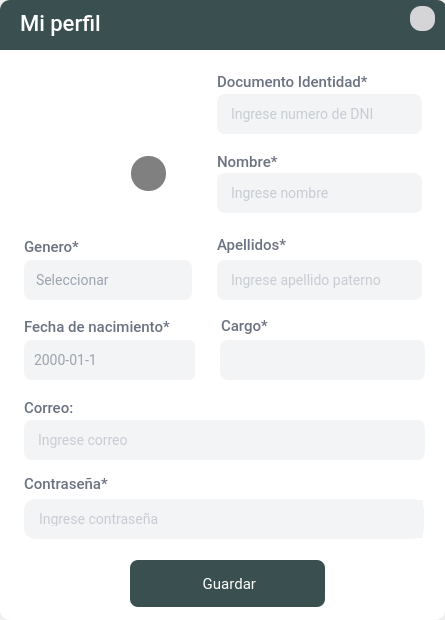
<?xml version="1.0" encoding="UTF-8"?>
<ui version="4.0">
 <class>Perfil</class>
 <widget class="QDialog" name="Perfil">
  <property name="enabled">
   <bool>true</bool>
  </property>
  <property name="geometry">
   <rect>
    <x>0</x>
    <y>0</y>
    <width>445</width>
    <height>620</height>
   </rect>
  </property>
  <property name="minimumSize">
   <size>
    <width>445</width>
    <height>620</height>
   </size>
  </property>
  <property name="maximumSize">
   <size>
    <width>445</width>
    <height>620</height>
   </size>
  </property>
  <property name="windowTitle">
   <string>Dialog</string>
  </property>
  <property name="windowIcon">
   <iconset>
    <normaloff>:/prefijoNuevo/logo.png</normaloff>:/prefijoNuevo/logo.png</iconset>
  </property>
  <property name="styleSheet">
   <string notr="true"/>
  </property>
  <layout class="QGridLayout" name="gridLayout">
   <property name="leftMargin">
    <number>0</number>
   </property>
   <property name="topMargin">
    <number>0</number>
   </property>
   <property name="rightMargin">
    <number>0</number>
   </property>
   <property name="bottomMargin">
    <number>0</number>
   </property>
   <item row="0" column="0">
    <widget class="QFrame" name="frame">
     <property name="styleSheet">
      <string notr="true">

#frame{background-color:white;border-radius:10px}


QLabel{
font-family: Roboto;
font-style: normal;
font-weight: 450;
font-size: 15px;
letter-spacing: 0.02em;
color: #6B7280;}


QLineEdit{
font-family: Roboto;
font-style: normal;
font-weight: normal;
font-size: 14px;
letter-spacing: 0.02em;
background: #F3F4F6;
border: 2px solid #F3F4F6;
border-radius: 8px;
color:#9CA3AF;
padding:10px}

QLineEdit::hover{
background: #FFFFFF;
border: 2px solid #344647;
border-radius: 8px;
}

/* COMBOBOX */

QComboBox{
font-family: Roboto;
font-style: normal;
font-weight: normal;
font-size: 14px;
letter-spacing: 0.02em;
background: #F3F4F6;
color:#9CA3AF;
border-radius:8px;
padding:10px;
combobox-popup: 0;
border: 2px solid #F3F4F6;

}


QComboBox::drop-down
{
    width: 20px;
    border-left-width: 1px;
	padding: 10px 10px 10px 20px;
 }


QComboBox QAbstractItemView {
	color:#9CA3AF;
	font-size:14px;
	background-color: #F3F4F6;
	selection-background-color:#344647;
	selection-color:#ffffff;
	outline: 0px;
   border: 1px solid #344647;
 border-radius:8px;
padding:10px
}



QComboBox::down-arrow
{
	image: url(:/prefijoNuevo/flecha_oscuro.png);
     width: 11px;
     height: 11px;
}

QComboBox::focus{
background: #FFFFFF;
border: 2px solid #344647;
border-radius: 8px;
}




/*  BOTON */

QPushButton{
font-family: Roboto;
font-style: normal;
font-weight: normal;
font-size: 15px;
letter-spacing: 0.02em;
color:white;
padding:8px;
background: #3A4F50;
border-radius: 8px;}

QPushButton:hover{background: #2e3e3f;
border-radius: 8px; }




</string>
     </property>
     <property name="frameShape">
      <enum>QFrame::NoFrame</enum>
     </property>
     <property name="frameShadow">
      <enum>QFrame::Plain</enum>
     </property>
     <widget class="QLineEdit" name="line_apeP">
      <property name="enabled">
       <bool>true</bool>
      </property>
      <property name="geometry">
       <rect>
        <x>217</x>
        <y>260</y>
        <width>205</width>
        <height>40</height>
       </rect>
      </property>
      <property name="styleSheet">
       <string notr="true"/>
      </property>
      <property name="maxLength">
       <number>100</number>
      </property>
      <property name="frame">
       <bool>true</bool>
      </property>
      <property name="alignment">
       <set>Qt::AlignLeading|Qt::AlignLeft|Qt::AlignVCenter</set>
      </property>
      <property name="placeholderText">
       <string>Ingrese apellido paterno</string>
      </property>
     </widget>
     <widget class="QLineEdit" name="line_nombre">
      <property name="enabled">
       <bool>true</bool>
      </property>
      <property name="geometry">
       <rect>
        <x>217</x>
        <y>173</y>
        <width>205</width>
        <height>40</height>
       </rect>
      </property>
      <property name="styleSheet">
       <string notr="true"/>
      </property>
      <property name="maxLength">
       <number>100</number>
      </property>
      <property name="frame">
       <bool>true</bool>
      </property>
      <property name="alignment">
       <set>Qt::AlignLeading|Qt::AlignLeft|Qt::AlignVCenter</set>
      </property>
      <property name="placeholderText">
       <string>Ingrese nombre</string>
      </property>
      <property name="clearButtonEnabled">
       <bool>false</bool>
      </property>
     </widget>
     <widget class="QLabel" name="lbl9">
      <property name="geometry">
       <rect>
        <x>217</x>
        <y>150</y>
        <width>81</width>
        <height>21</height>
       </rect>
      </property>
      <property name="styleSheet">
       <string notr="true"/>
      </property>
      <property name="text">
       <string>Nombre*</string>
      </property>
      <property name="alignment">
       <set>Qt::AlignBottom|Qt::AlignLeading|Qt::AlignLeft</set>
      </property>
     </widget>
     <widget class="QLineEdit" name="line_dni">
      <property name="enabled">
       <bool>false</bool>
      </property>
      <property name="geometry">
       <rect>
        <x>217</x>
        <y>94</y>
        <width>205</width>
        <height>40</height>
       </rect>
      </property>
      <property name="styleSheet">
       <string notr="true"/>
      </property>
      <property name="maxLength">
       <number>100</number>
      </property>
      <property name="frame">
       <bool>true</bool>
      </property>
      <property name="alignment">
       <set>Qt::AlignLeading|Qt::AlignLeft|Qt::AlignVCenter</set>
      </property>
      <property name="placeholderText">
       <string>Ingrese numero de DNI</string>
      </property>
     </widget>
     <widget class="QLabel" name="lbl11">
      <property name="geometry">
       <rect>
        <x>217</x>
        <y>70</y>
        <width>171</width>
        <height>21</height>
       </rect>
      </property>
      <property name="styleSheet">
       <string notr="true"/>
      </property>
      <property name="text">
       <string>Documento Identidad*</string>
      </property>
      <property name="alignment">
       <set>Qt::AlignBottom|Qt::AlignLeading|Qt::AlignLeft</set>
      </property>
     </widget>
     <widget class="QLabel" name="lbl5">
      <property name="geometry">
       <rect>
        <x>217</x>
        <y>233</y>
        <width>151</width>
        <height>21</height>
       </rect>
      </property>
      <property name="styleSheet">
       <string notr="true"/>
      </property>
      <property name="text">
       <string>Apellidos*</string>
      </property>
      <property name="alignment">
       <set>Qt::AlignBottom|Qt::AlignLeading|Qt::AlignLeft</set>
      </property>
     </widget>
     <widget class="QComboBox" name="cbox_genero">
      <property name="geometry">
       <rect>
        <x>24</x>
        <y>260</y>
        <width>168</width>
        <height>40</height>
       </rect>
      </property>
      <property name="cursor">
       <cursorShape>PointingHandCursor</cursorShape>
      </property>
      <property name="styleSheet">
       <string notr="true"/>
      </property>
      <item>
       <property name="text">
        <string>Seleccionar</string>
       </property>
      </item>
      <item>
       <property name="text">
        <string>Masculino</string>
       </property>
      </item>
      <item>
       <property name="text">
        <string>Femenino</string>
       </property>
      </item>
     </widget>
     <widget class="QLabel" name="lbl8">
      <property name="geometry">
       <rect>
        <x>24</x>
        <y>315</y>
        <width>171</width>
        <height>21</height>
       </rect>
      </property>
      <property name="styleSheet">
       <string notr="true"/>
      </property>
      <property name="text">
       <string>Fecha de nacimiento*</string>
      </property>
      <property name="alignment">
       <set>Qt::AlignBottom|Qt::AlignLeading|Qt::AlignLeft</set>
      </property>
     </widget>
     <widget class="QDateEdit" name="date_naci">
      <property name="geometry">
       <rect>
        <x>24</x>
        <y>340</y>
        <width>171</width>
        <height>40</height>
       </rect>
      </property>
      <property name="cursor">
       <cursorShape>PointingHandCursor</cursorShape>
      </property>
      <property name="styleSheet">
       <string notr="true">/*SPINBOX*/
QDateEdit{
font-family: Roboto;
font-style: normal;
font-weight: normal;
font-size: 14px;
letter-spacing: 0.02em;
background: #F3F4F6;
color:#9CA3AF;
padding:8px;
border-radius:8px; }

QDateEdit::up-button {
min-width: 25px; min-height: 12px; background-color: #F3F4F6; 
border-radius: 6px;}

QDateEdit::down-button {
min-width: 25px; min-height: 12px; background-color: #F3F4F6; 
border-radius: 6px;}

QDateEdit::up-arrow{
	image: url(:/prefijoNuevo/comDownP.png);
     width: 9px;
     height: 9px;
}

QDateEdit::down-arrow{
	image:url(:/prefijoNuevo/comUpP.png);
     width: 9px;
     height: 9px;}

QDateEdit::focus{
background: #FFFFFF;
border: 2px solid #526974;
border-radius: 8px;
}</string>
      </property>
      <property name="displayFormat">
       <string>yyyy-MM-d</string>
      </property>
      <property name="calendarPopup">
       <bool>false</bool>
      </property>
     </widget>
     <widget class="QLabel" name="lbl2">
      <property name="geometry">
       <rect>
        <x>24</x>
        <y>235</y>
        <width>91</width>
        <height>21</height>
       </rect>
      </property>
      <property name="styleSheet">
       <string notr="true"/>
      </property>
      <property name="text">
       <string>Genero*</string>
      </property>
      <property name="alignment">
       <set>Qt::AlignBottom|Qt::AlignLeading|Qt::AlignLeft</set>
      </property>
     </widget>
     <widget class="QLineEdit" name="line_cargo">
      <property name="enabled">
       <bool>false</bool>
      </property>
      <property name="geometry">
       <rect>
        <x>220</x>
        <y>340</y>
        <width>205</width>
        <height>40</height>
       </rect>
      </property>
      <property name="styleSheet">
       <string notr="true"/>
      </property>
      <property name="text">
       <string/>
      </property>
      <property name="maxLength">
       <number>20</number>
      </property>
      <property name="frame">
       <bool>true</bool>
      </property>
      <property name="alignment">
       <set>Qt::AlignLeading|Qt::AlignLeft|Qt::AlignVCenter</set>
      </property>
     </widget>
     <widget class="QLabel" name="lbl10">
      <property name="geometry">
       <rect>
        <x>221</x>
        <y>314</y>
        <width>81</width>
        <height>21</height>
       </rect>
      </property>
      <property name="styleSheet">
       <string notr="true"/>
      </property>
      <property name="text">
       <string>Cargo*</string>
      </property>
      <property name="alignment">
       <set>Qt::AlignBottom|Qt::AlignLeading|Qt::AlignLeft</set>
      </property>
     </widget>
     <widget class="QLabel" name="lbl3">
      <property name="geometry">
       <rect>
        <x>24</x>
        <y>396</y>
        <width>121</width>
        <height>21</height>
       </rect>
      </property>
      <property name="styleSheet">
       <string notr="true"/>
      </property>
      <property name="text">
       <string>Correo:</string>
      </property>
      <property name="alignment">
       <set>Qt::AlignBottom|Qt::AlignLeading|Qt::AlignLeft</set>
      </property>
     </widget>
     <widget class="QLineEdit" name="line_correo">
      <property name="enabled">
       <bool>false</bool>
      </property>
      <property name="geometry">
       <rect>
        <x>24</x>
        <y>420</y>
        <width>401</width>
        <height>40</height>
       </rect>
      </property>
      <property name="styleSheet">
       <string notr="true"/>
      </property>
      <property name="maxLength">
       <number>100</number>
      </property>
      <property name="frame">
       <bool>true</bool>
      </property>
      <property name="alignment">
       <set>Qt::AlignLeading|Qt::AlignLeft|Qt::AlignVCenter</set>
      </property>
      <property name="placeholderText">
       <string>Ingrese correo</string>
      </property>
     </widget>
     <widget class="QLabel" name="lbl1">
      <property name="geometry">
       <rect>
        <x>24</x>
        <y>472</y>
        <width>101</width>
        <height>21</height>
       </rect>
      </property>
      <property name="styleSheet">
       <string notr="true"/>
      </property>
      <property name="text">
       <string>Contraseña*</string>
      </property>
      <property name="alignment">
       <set>Qt::AlignBottom|Qt::AlignLeading|Qt::AlignLeft</set>
      </property>
     </widget>
     <widget class="QPushButton" name="btn_guardar">
      <property name="geometry">
       <rect>
        <x>130</x>
        <y>560</y>
        <width>195</width>
        <height>47</height>
       </rect>
      </property>
      <property name="sizePolicy">
       <sizepolicy hsizetype="Ignored" vsizetype="Maximum">
        <horstretch>0</horstretch>
        <verstretch>0</verstretch>
       </sizepolicy>
      </property>
      <property name="sizeIncrement">
       <size>
        <width>0</width>
        <height>0</height>
       </size>
      </property>
      <property name="cursor">
       <cursorShape>PointingHandCursor</cursorShape>
      </property>
      <property name="focusPolicy">
       <enum>Qt::NoFocus</enum>
      </property>
      <property name="autoFillBackground">
       <bool>false</bool>
      </property>
      <property name="styleSheet">
       <string notr="true"/>
      </property>
      <property name="text">
       <string> Guardar</string>
      </property>
      <property name="icon">
       <iconset>
        <normaloff>:/prefijoNuevo/image (10).png</normaloff>:/prefijoNuevo/image (10).png</iconset>
      </property>
      <property name="iconSize">
       <size>
        <width>21</width>
        <height>21</height>
       </size>
      </property>
      <property name="checkable">
       <bool>false</bool>
      </property>
      <property name="autoRepeat">
       <bool>false</bool>
      </property>
      <property name="autoExclusive">
       <bool>false</bool>
      </property>
      <property name="autoDefault">
       <bool>false</bool>
      </property>
      <property name="default">
       <bool>false</bool>
      </property>
      <property name="flat">
       <bool>false</bool>
      </property>
     </widget>
     <widget class="QFrame" name="frame_20">
      <property name="geometry">
       <rect>
        <x>24</x>
        <y>499</y>
        <width>400</width>
        <height>40</height>
       </rect>
      </property>
      <property name="styleSheet">
       <string notr="true">#frame_20{background: #F3F4F6;
border: 1px solid  #F3F4F6; ;
border-radius: 11px;}
</string>
      </property>
      <property name="frameShape">
       <enum>QFrame::NoFrame</enum>
      </property>
      <property name="frameShadow">
       <enum>QFrame::Plain</enum>
      </property>
      <layout class="QHBoxLayout" name="horizontalLayout_6">
       <property name="spacing">
        <number>0</number>
       </property>
       <property name="leftMargin">
        <number>0</number>
       </property>
       <property name="topMargin">
        <number>0</number>
       </property>
       <property name="rightMargin">
        <number>0</number>
       </property>
       <property name="bottomMargin">
        <number>0</number>
       </property>
       <item>
        <widget class="QLineEdit" name="line_contrasena">
         <property name="minimumSize">
          <size>
           <width>0</width>
           <height>0</height>
          </size>
         </property>
         <property name="maximumSize">
          <size>
           <width>16777215</width>
           <height>16777215</height>
          </size>
         </property>
         <property name="styleSheet">
          <string notr="true"/>
         </property>
         <property name="echoMode">
          <enum>QLineEdit::Password</enum>
         </property>
         <property name="placeholderText">
          <string>Ingrese contraseña</string>
         </property>
        </widget>
       </item>
       <item>
        <widget class="QFrame" name="frame_21">
         <property name="minimumSize">
          <size>
           <width>43</width>
           <height>0</height>
          </size>
         </property>
         <property name="styleSheet">
          <string notr="true">background-color: rgb(243, 244, 246);</string>
         </property>
         <property name="frameShape">
          <enum>QFrame::NoFrame</enum>
         </property>
         <property name="frameShadow">
          <enum>QFrame::Raised</enum>
         </property>
         <widget class="QPushButton" name="bnt_ojoVis">
          <property name="geometry">
           <rect>
            <x>11</x>
            <y>5</y>
            <width>29</width>
            <height>25</height>
           </rect>
          </property>
          <property name="minimumSize">
           <size>
            <width>29</width>
            <height>25</height>
           </size>
          </property>
          <property name="focusPolicy">
           <enum>Qt::NoFocus</enum>
          </property>
          <property name="styleSheet">
           <string notr="true">background-color: Transparent;</string>
          </property>
          <property name="text">
           <string/>
          </property>
          <property name="icon">
           <iconset resource="../image/source.qrc">
            <normaloff>:/prefijoNuevo/ojo2.png</normaloff>:/prefijoNuevo/ojo2.png</iconset>
          </property>
          <property name="iconSize">
           <size>
            <width>25</width>
            <height>25</height>
           </size>
          </property>
         </widget>
         <widget class="QPushButton" name="bnt_ojoInv">
          <property name="geometry">
           <rect>
            <x>10</x>
            <y>5</y>
            <width>29</width>
            <height>25</height>
           </rect>
          </property>
          <property name="minimumSize">
           <size>
            <width>29</width>
            <height>25</height>
           </size>
          </property>
          <property name="cursor">
           <cursorShape>PointingHandCursor</cursorShape>
          </property>
          <property name="focusPolicy">
           <enum>Qt::NoFocus</enum>
          </property>
          <property name="styleSheet">
           <string notr="true">background-color: Transparent;</string>
          </property>
          <property name="text">
           <string/>
          </property>
          <property name="icon">
           <iconset resource="../image/source.qrc">
            <normaloff>:/prefijoNuevo/invi2.png</normaloff>:/prefijoNuevo/invi2.png</iconset>
          </property>
          <property name="iconSize">
           <size>
            <width>25</width>
            <height>25</height>
           </size>
          </property>
         </widget>
        </widget>
       </item>
      </layout>
     </widget>
     <widget class="QLabel" name="label">
      <property name="geometry">
       <rect>
        <x>30</x>
        <y>70</y>
        <width>140</width>
        <height>140</height>
       </rect>
      </property>
      <property name="styleSheet">
       <string notr="true"/>
      </property>
      <property name="frameShape">
       <enum>QFrame::NoFrame</enum>
      </property>
      <property name="text">
       <string/>
      </property>
      <property name="pixmap">
       <pixmap resource="../image/source.qrc">:/prefijoNuevo/tapaRad11.png</pixmap>
      </property>
      <property name="scaledContents">
       <bool>true</bool>
      </property>
     </widget>
     <widget class="QLabel" name="lbl_perfil">
      <property name="geometry">
       <rect>
        <x>30</x>
        <y>70</y>
        <width>140</width>
        <height>140</height>
       </rect>
      </property>
      <property name="cursor">
       <cursorShape>PointingHandCursor</cursorShape>
      </property>
      <property name="styleSheet">
       <string notr="true"/>
      </property>
      <property name="frameShape">
       <enum>QFrame::NoFrame</enum>
      </property>
      <property name="text">
       <string/>
      </property>
      <property name="scaledContents">
       <bool>true</bool>
      </property>
      <property name="margin">
       <number>0</number>
      </property>
     </widget>
     <widget class="QToolButton" name="btn_foto">
      <property name="geometry">
       <rect>
        <x>131</x>
        <y>156</y>
        <width>35</width>
        <height>35</height>
       </rect>
      </property>
      <property name="cursor">
       <cursorShape>PointingHandCursor</cursorShape>
      </property>
      <property name="focusPolicy">
       <enum>Qt::NoFocus</enum>
      </property>
      <property name="styleSheet">
       <string notr="true">QToolButton{

	
	background-color: rgba(0, 0, 0,0.5);

	border:0px;
	border-radius:17px;
}</string>
      </property>
      <property name="text">
       <string/>
      </property>
      <property name="icon">
       <iconset resource="../image/source.qrc">
        <normaloff>:/prefijoNuevo/btnCam.png</normaloff>
        <activeoff>:/prefijoNuevo/btnCam1.png</activeoff>:/prefijoNuevo/btnCam.png</iconset>
      </property>
      <property name="iconSize">
       <size>
        <width>22</width>
        <height>22</height>
       </size>
      </property>
      <property name="autoRaise">
       <bool>true</bool>
      </property>
     </widget>
     <widget class="QFrame" name="frame_2">
      <property name="geometry">
       <rect>
        <x>0</x>
        <y>0</y>
        <width>447</width>
        <height>50</height>
       </rect>
      </property>
      <property name="styleSheet">
       <string notr="true">#frame_2{background: #3A4F50 ;border-top-left-radius: 10px;
border-top-right-radius: 10px;}</string>
      </property>
      <property name="frameShape">
       <enum>QFrame::StyledPanel</enum>
      </property>
      <property name="frameShadow">
       <enum>QFrame::Raised</enum>
      </property>
      <widget class="QLabel" name="label_3">
       <property name="geometry">
        <rect>
         <x>20</x>
         <y>10</y>
         <width>91</width>
         <height>27</height>
        </rect>
       </property>
       <property name="styleSheet">
        <string notr="true">font-family: Roboto;
font-style: normal;
font-weight: 500;
font-size: 22px;
line-height: 40px;
letter-spacing: 0.02em;
color:#ffffff;</string>
       </property>
       <property name="text">
        <string>Mi perfil</string>
       </property>
      </widget>
      <widget class="QToolButton" name="btn_closeperfil">
       <property name="geometry">
        <rect>
         <x>410</x>
         <y>6</y>
         <width>25</width>
         <height>25</height>
        </rect>
       </property>
       <property name="focusPolicy">
        <enum>Qt::NoFocus</enum>
       </property>
       <property name="toolTip">
        <string>Cerrar</string>
       </property>
       <property name="styleSheet">
        <string notr="true">#btn_closeperfil{
font-family: Roboto;
font-weight: normal;
font-size: 14px;
background-color: #d5d5d8;
color: #6B7280;
border-radius:11px
}



#btn_closeperfil:hover{background:#ce4d3a ;
border-radius:11px; }


</string>
       </property>
       <property name="text">
        <string/>
       </property>
       <property name="icon">
        <iconset resource="../image/source.qrc">
         <normaloff>:/prefijoNuevo/close (1).png</normaloff>:/prefijoNuevo/close (1).png</iconset>
       </property>
       <property name="iconSize">
        <size>
         <width>13</width>
         <height>13</height>
        </size>
       </property>
       <property name="autoRaise">
        <bool>true</bool>
       </property>
      </widget>
     </widget>
     <zorder>line_apeP</zorder>
     <zorder>line_nombre</zorder>
     <zorder>lbl9</zorder>
     <zorder>line_dni</zorder>
     <zorder>lbl11</zorder>
     <zorder>lbl5</zorder>
     <zorder>cbox_genero</zorder>
     <zorder>lbl8</zorder>
     <zorder>date_naci</zorder>
     <zorder>lbl2</zorder>
     <zorder>line_cargo</zorder>
     <zorder>lbl10</zorder>
     <zorder>lbl3</zorder>
     <zorder>line_correo</zorder>
     <zorder>lbl1</zorder>
     <zorder>btn_guardar</zorder>
     <zorder>frame_20</zorder>
     <zorder>lbl_perfil</zorder>
     <zorder>label</zorder>
     <zorder>btn_foto</zorder>
     <zorder>frame_2</zorder>
    </widget>
   </item>
  </layout>
 </widget>
 <tabstops>
  <tabstop>line_dni</tabstop>
  <tabstop>line_nombre</tabstop>
  <tabstop>cbox_genero</tabstop>
  <tabstop>line_apeP</tabstop>
  <tabstop>date_naci</tabstop>
  <tabstop>line_cargo</tabstop>
  <tabstop>line_correo</tabstop>
  <tabstop>line_contrasena</tabstop>
 </tabstops>
 <resources>
  <include location="../image/source.qrc"/>
  <include location="../image/source.qrc"/>
 </resources>
 <connections>
  <connection>
   <sender>line_nombre</sender>
   <signal>windowTitleChanged(QString)</signal>
   <receiver>line_nombre</receiver>
   <slot>setFocus()</slot>
   <hints>
    <hint type="sourcelabel">
     <x>465</x>
     <y>104</y>
    </hint>
    <hint type="destinationlabel">
     <x>465</x>
     <y>104</y>
    </hint>
   </hints>
  </connection>
 </connections>
</ui>
